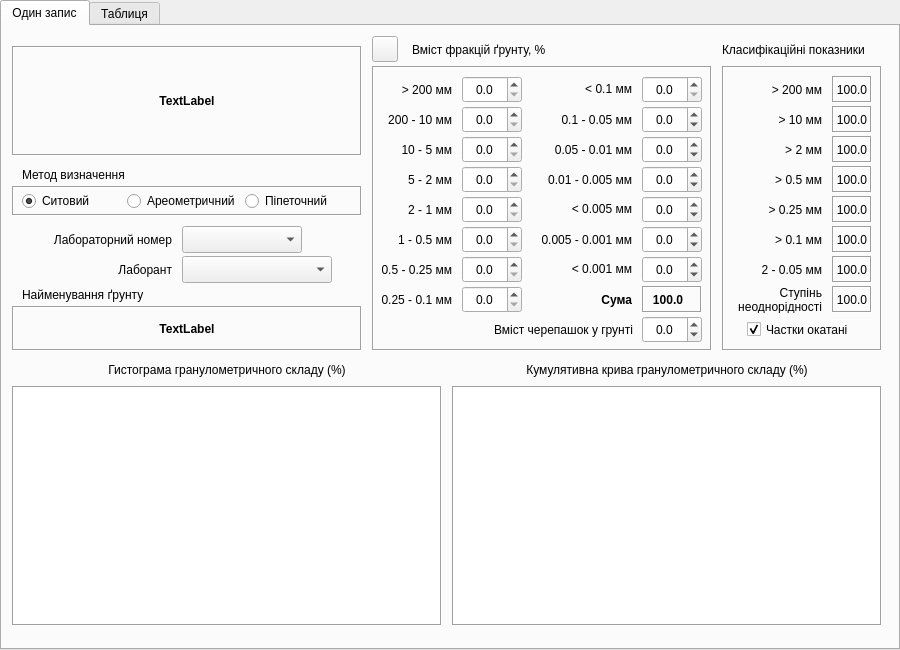
<?xml version="1.0" encoding="UTF-8"?>
<ui version="4.0">
 <class>Gran_win</class>
 <widget class="QTabWidget" name="Gran_win">
  <property name="geometry">
   <rect>
    <x>0</x>
    <y>0</y>
    <width>900</width>
    <height>650</height>
   </rect>
  </property>
  <property name="windowTitle">
   <string>Гранулометричний (зерновий) та мiкроагрегатний склад</string>
  </property>
  <property name="windowIcon">
   <iconset>
    <normaloff>../icons/16x16/applications-engineering.png</normaloff>../icons/16x16/applications-engineering.png</iconset>
  </property>
  <property name="locale">
   <locale language="Ukrainian" country="Ukraine"/>
  </property>
  <property name="currentIndex">
   <number>0</number>
  </property>
  <property name="tabsClosable">
   <bool>false</bool>
  </property>
  <property name="movable">
   <bool>false</bool>
  </property>
  <widget class="QWidget" name="tab">
   <attribute name="title">
    <string>Один запис</string>
   </attribute>
   <widget class="QLabel" name="label">
    <property name="geometry">
     <rect>
      <x>10</x>
      <y>20</y>
      <width>350</width>
      <height>110</height>
     </rect>
    </property>
    <property name="font">
     <font>
      <weight>75</weight>
      <bold>true</bold>
     </font>
    </property>
    <property name="frameShape">
     <enum>QFrame::Box</enum>
    </property>
    <property name="frameShadow">
     <enum>QFrame::Sunken</enum>
    </property>
    <property name="text">
     <string>TextLabel</string>
    </property>
    <property name="alignment">
     <set>Qt::AlignCenter</set>
    </property>
    <property name="wordWrap">
     <bool>true</bool>
    </property>
   </widget>
   <widget class="QFrame" name="frame">
    <property name="geometry">
     <rect>
      <x>10</x>
      <y>160</y>
      <width>350</width>
      <height>30</height>
     </rect>
    </property>
    <property name="frameShape">
     <enum>QFrame::Box</enum>
    </property>
    <property name="frameShadow">
     <enum>QFrame::Sunken</enum>
    </property>
    <widget class="QWidget" name="layoutWidget">
     <property name="geometry">
      <rect>
       <x>10</x>
       <y>3</y>
       <width>323</width>
       <height>24</height>
      </rect>
     </property>
     <layout class="QHBoxLayout" name="horizontalLayout">
      <property name="spacing">
       <number>5</number>
      </property>
      <item>
       <widget class="QRadioButton" name="radioButton">
        <property name="text">
         <string>Ситовий</string>
        </property>
        <property name="checkable">
         <bool>true</bool>
        </property>
        <property name="checked">
         <bool>true</bool>
        </property>
        <attribute name="buttonGroup">
         <string notr="true">buttonGroup</string>
        </attribute>
       </widget>
      </item>
      <item>
       <widget class="QRadioButton" name="radioButton_2">
        <property name="text">
         <string>Ареометричний</string>
        </property>
        <attribute name="buttonGroup">
         <string notr="true">buttonGroup</string>
        </attribute>
       </widget>
      </item>
      <item>
       <widget class="QRadioButton" name="radioButton_3">
        <property name="text">
         <string>Піпеточний</string>
        </property>
        <attribute name="buttonGroup">
         <string notr="true">buttonGroup</string>
        </attribute>
       </widget>
      </item>
     </layout>
    </widget>
   </widget>
   <widget class="QLabel" name="label_2">
    <property name="geometry">
     <rect>
      <x>20</x>
      <y>140</y>
      <width>140</width>
      <height>17</height>
     </rect>
    </property>
    <property name="text">
     <string>Метод визначення</string>
    </property>
   </widget>
   <widget class="QLabel" name="label_19">
    <property name="geometry">
     <rect>
      <x>410</x>
      <y>10</y>
      <width>150</width>
      <height>27</height>
     </rect>
    </property>
    <property name="text">
     <string>Вміст фракцій ґрунту, %</string>
    </property>
   </widget>
   <widget class="QLabel" name="label_20">
    <property name="geometry">
     <rect>
      <x>30</x>
      <y>200</y>
      <width>140</width>
      <height>27</height>
     </rect>
    </property>
    <property name="sizePolicy">
     <sizepolicy hsizetype="Preferred" vsizetype="Preferred">
      <horstretch>0</horstretch>
      <verstretch>0</verstretch>
     </sizepolicy>
    </property>
    <property name="text">
     <string>Лабораторний номер</string>
    </property>
    <property name="alignment">
     <set>Qt::AlignRight|Qt::AlignTrailing|Qt::AlignVCenter</set>
    </property>
   </widget>
   <widget class="QComboBox" name="comboBox">
    <property name="geometry">
     <rect>
      <x>180</x>
      <y>200</y>
      <width>120</width>
      <height>27</height>
     </rect>
    </property>
   </widget>
   <widget class="QFrame" name="frame_2">
    <property name="geometry">
     <rect>
      <x>370</x>
      <y>40</y>
      <width>340</width>
      <height>285</height>
     </rect>
    </property>
    <property name="frameShape">
     <enum>QFrame::Box</enum>
    </property>
    <property name="frameShadow">
     <enum>QFrame::Sunken</enum>
    </property>
    <widget class="QLabel" name="label_14">
     <property name="geometry">
      <rect>
       <x>160</x>
       <y>100</y>
       <width>100</width>
       <height>27</height>
      </rect>
     </property>
     <property name="text">
      <string>0.01 - 0.005 мм</string>
     </property>
     <property name="alignment">
      <set>Qt::AlignRight|Qt::AlignTrailing|Qt::AlignVCenter</set>
     </property>
    </widget>
    <widget class="QDoubleSpinBox" name="doubleSpinBox_7">
     <property name="geometry">
      <rect>
       <x>90</x>
       <y>190</y>
       <width>60</width>
       <height>27</height>
      </rect>
     </property>
     <property name="locale">
      <locale language="C" country="AnyCountry"/>
     </property>
     <property name="alignment">
      <set>Qt::AlignCenter</set>
     </property>
     <property name="decimals">
      <number>1</number>
     </property>
     <property name="minimum">
      <double>0.000000000000000</double>
     </property>
     <property name="singleStep">
      <double>0.100000000000000</double>
     </property>
    </widget>
    <widget class="QLabel" name="label_3">
     <property name="geometry">
      <rect>
       <x>0</x>
       <y>10</y>
       <width>80</width>
       <height>27</height>
      </rect>
     </property>
     <property name="text">
      <string>&gt; 200 мм</string>
     </property>
     <property name="alignment">
      <set>Qt::AlignRight|Qt::AlignTrailing|Qt::AlignVCenter</set>
     </property>
    </widget>
    <widget class="QDoubleSpinBox" name="doubleSpinBox_6">
     <property name="geometry">
      <rect>
       <x>90</x>
       <y>160</y>
       <width>60</width>
       <height>27</height>
      </rect>
     </property>
     <property name="locale">
      <locale language="C" country="AnyCountry"/>
     </property>
     <property name="alignment">
      <set>Qt::AlignCenter</set>
     </property>
     <property name="decimals">
      <number>1</number>
     </property>
     <property name="minimum">
      <double>0.000000000000000</double>
     </property>
     <property name="singleStep">
      <double>0.100000000000000</double>
     </property>
    </widget>
    <widget class="QDoubleSpinBox" name="doubleSpinBox_11">
     <property name="geometry">
      <rect>
       <x>270</x>
       <y>70</y>
       <width>60</width>
       <height>27</height>
      </rect>
     </property>
     <property name="locale">
      <locale language="C" country="AnyCountry"/>
     </property>
     <property name="alignment">
      <set>Qt::AlignCenter</set>
     </property>
     <property name="specialValueText">
      <string>-</string>
     </property>
     <property name="decimals">
      <number>1</number>
     </property>
     <property name="minimum">
      <double>-0.100000000000000</double>
     </property>
     <property name="singleStep">
      <double>0.100000000000000</double>
     </property>
    </widget>
    <widget class="QDoubleSpinBox" name="doubleSpinBox_14">
     <property name="geometry">
      <rect>
       <x>270</x>
       <y>160</y>
       <width>60</width>
       <height>27</height>
      </rect>
     </property>
     <property name="locale">
      <locale language="C" country="AnyCountry"/>
     </property>
     <property name="alignment">
      <set>Qt::AlignCenter</set>
     </property>
     <property name="specialValueText">
      <string>-</string>
     </property>
     <property name="decimals">
      <number>1</number>
     </property>
     <property name="minimum">
      <double>-0.100000000000000</double>
     </property>
     <property name="singleStep">
      <double>0.100000000000000</double>
     </property>
    </widget>
    <widget class="QLabel" name="label_7">
     <property name="geometry">
      <rect>
       <x>0</x>
       <y>130</y>
       <width>80</width>
       <height>27</height>
      </rect>
     </property>
     <property name="text">
      <string>2 - 1 мм</string>
     </property>
     <property name="alignment">
      <set>Qt::AlignRight|Qt::AlignTrailing|Qt::AlignVCenter</set>
     </property>
    </widget>
    <widget class="QLabel" name="label_15">
     <property name="geometry">
      <rect>
       <x>160</x>
       <y>130</y>
       <width>100</width>
       <height>27</height>
      </rect>
     </property>
     <property name="text">
      <string>&lt; 0.005 мм</string>
     </property>
     <property name="alignment">
      <set>Qt::AlignRight|Qt::AlignTrailing|Qt::AlignVCenter</set>
     </property>
    </widget>
    <widget class="QDoubleSpinBox" name="doubleSpinBox_2">
     <property name="geometry">
      <rect>
       <x>90</x>
       <y>40</y>
       <width>60</width>
       <height>27</height>
      </rect>
     </property>
     <property name="locale">
      <locale language="C" country="AnyCountry"/>
     </property>
     <property name="alignment">
      <set>Qt::AlignCenter</set>
     </property>
     <property name="decimals">
      <number>1</number>
     </property>
     <property name="minimum">
      <double>0.000000000000000</double>
     </property>
     <property name="singleStep">
      <double>0.100000000000000</double>
     </property>
     <property name="value">
      <double>0.000000000000000</double>
     </property>
    </widget>
    <widget class="QLabel" name="label_16">
     <property name="geometry">
      <rect>
       <x>160</x>
       <y>160</y>
       <width>100</width>
       <height>27</height>
      </rect>
     </property>
     <property name="text">
      <string>0.005 - 0.001 мм</string>
     </property>
     <property name="alignment">
      <set>Qt::AlignRight|Qt::AlignTrailing|Qt::AlignVCenter</set>
     </property>
    </widget>
    <widget class="QLabel" name="label_4">
     <property name="geometry">
      <rect>
       <x>0</x>
       <y>40</y>
       <width>80</width>
       <height>27</height>
      </rect>
     </property>
     <property name="text">
      <string>200 - 10 мм</string>
     </property>
     <property name="alignment">
      <set>Qt::AlignRight|Qt::AlignTrailing|Qt::AlignVCenter</set>
     </property>
    </widget>
    <widget class="QDoubleSpinBox" name="doubleSpinBox_5">
     <property name="geometry">
      <rect>
       <x>90</x>
       <y>130</y>
       <width>60</width>
       <height>27</height>
      </rect>
     </property>
     <property name="locale">
      <locale language="C" country="AnyCountry"/>
     </property>
     <property name="alignment">
      <set>Qt::AlignCenter</set>
     </property>
     <property name="decimals">
      <number>1</number>
     </property>
     <property name="minimum">
      <double>0.000000000000000</double>
     </property>
     <property name="singleStep">
      <double>0.100000000000000</double>
     </property>
     <property name="value">
      <double>0.000000000000000</double>
     </property>
    </widget>
    <widget class="QDoubleSpinBox" name="doubleSpinBox_13">
     <property name="geometry">
      <rect>
       <x>270</x>
       <y>130</y>
       <width>60</width>
       <height>27</height>
      </rect>
     </property>
     <property name="locale">
      <locale language="C" country="AnyCountry"/>
     </property>
     <property name="alignment">
      <set>Qt::AlignCenter</set>
     </property>
     <property name="specialValueText">
      <string>-</string>
     </property>
     <property name="decimals">
      <number>1</number>
     </property>
     <property name="minimum">
      <double>-0.100000000000000</double>
     </property>
     <property name="singleStep">
      <double>0.100000000000000</double>
     </property>
    </widget>
    <widget class="QLabel" name="label_9">
     <property name="geometry">
      <rect>
       <x>0</x>
       <y>190</y>
       <width>80</width>
       <height>27</height>
      </rect>
     </property>
     <property name="text">
      <string>0.5 - 0.25 мм</string>
     </property>
     <property name="alignment">
      <set>Qt::AlignRight|Qt::AlignTrailing|Qt::AlignVCenter</set>
     </property>
    </widget>
    <widget class="QLabel" name="label_10">
     <property name="geometry">
      <rect>
       <x>0</x>
       <y>220</y>
       <width>80</width>
       <height>27</height>
      </rect>
     </property>
     <property name="text">
      <string>0.25 - 0.1 мм</string>
     </property>
     <property name="alignment">
      <set>Qt::AlignRight|Qt::AlignTrailing|Qt::AlignVCenter</set>
     </property>
    </widget>
    <widget class="QDoubleSpinBox" name="doubleSpinBox_15">
     <property name="geometry">
      <rect>
       <x>270</x>
       <y>190</y>
       <width>60</width>
       <height>27</height>
      </rect>
     </property>
     <property name="locale">
      <locale language="C" country="AnyCountry"/>
     </property>
     <property name="alignment">
      <set>Qt::AlignCenter</set>
     </property>
     <property name="specialValueText">
      <string>-</string>
     </property>
     <property name="decimals">
      <number>1</number>
     </property>
     <property name="minimum">
      <double>-0.100000000000000</double>
     </property>
     <property name="singleStep">
      <double>0.100000000000000</double>
     </property>
    </widget>
    <widget class="QDoubleSpinBox" name="doubleSpinBox_9">
     <property name="geometry">
      <rect>
       <x>270</x>
       <y>10</y>
       <width>60</width>
       <height>27</height>
      </rect>
     </property>
     <property name="locale">
      <locale language="C" country="AnyCountry"/>
     </property>
     <property name="alignment">
      <set>Qt::AlignCenter</set>
     </property>
     <property name="decimals">
      <number>1</number>
     </property>
     <property name="minimum">
      <double>0.000000000000000</double>
     </property>
     <property name="singleStep">
      <double>0.100000000000000</double>
     </property>
    </widget>
    <widget class="QDoubleSpinBox" name="doubleSpinBox_4">
     <property name="geometry">
      <rect>
       <x>90</x>
       <y>100</y>
       <width>60</width>
       <height>27</height>
      </rect>
     </property>
     <property name="locale">
      <locale language="C" country="AnyCountry"/>
     </property>
     <property name="alignment">
      <set>Qt::AlignCenter</set>
     </property>
     <property name="decimals">
      <number>1</number>
     </property>
     <property name="minimum">
      <double>0.000000000000000</double>
     </property>
     <property name="singleStep">
      <double>0.100000000000000</double>
     </property>
    </widget>
    <widget class="QLabel" name="label_21">
     <property name="geometry">
      <rect>
       <x>160</x>
       <y>220</y>
       <width>100</width>
       <height>27</height>
      </rect>
     </property>
     <property name="font">
      <font>
       <weight>75</weight>
       <bold>true</bold>
      </font>
     </property>
     <property name="text">
      <string>Сума</string>
     </property>
     <property name="alignment">
      <set>Qt::AlignRight|Qt::AlignTrailing|Qt::AlignVCenter</set>
     </property>
    </widget>
    <widget class="QDoubleSpinBox" name="doubleSpinBox">
     <property name="geometry">
      <rect>
       <x>90</x>
       <y>10</y>
       <width>60</width>
       <height>27</height>
      </rect>
     </property>
     <property name="locale">
      <locale language="C" country="AnyCountry"/>
     </property>
     <property name="wrapping">
      <bool>false</bool>
     </property>
     <property name="alignment">
      <set>Qt::AlignCenter</set>
     </property>
     <property name="decimals">
      <number>1</number>
     </property>
     <property name="minimum">
      <double>0.000000000000000</double>
     </property>
     <property name="singleStep">
      <double>0.100000000000000</double>
     </property>
    </widget>
    <widget class="QLabel" name="label_13">
     <property name="geometry">
      <rect>
       <x>160</x>
       <y>70</y>
       <width>100</width>
       <height>27</height>
      </rect>
     </property>
     <property name="text">
      <string>0.05 - 0.01 мм</string>
     </property>
     <property name="alignment">
      <set>Qt::AlignRight|Qt::AlignTrailing|Qt::AlignVCenter</set>
     </property>
    </widget>
    <widget class="QLabel" name="label_17">
     <property name="geometry">
      <rect>
       <x>160</x>
       <y>190</y>
       <width>100</width>
       <height>27</height>
      </rect>
     </property>
     <property name="text">
      <string>&lt; 0.001 мм</string>
     </property>
     <property name="alignment">
      <set>Qt::AlignRight|Qt::AlignTrailing|Qt::AlignVCenter</set>
     </property>
    </widget>
    <widget class="QLabel" name="label_5">
     <property name="geometry">
      <rect>
       <x>0</x>
       <y>70</y>
       <width>80</width>
       <height>27</height>
      </rect>
     </property>
     <property name="text">
      <string>10 - 5 мм</string>
     </property>
     <property name="alignment">
      <set>Qt::AlignRight|Qt::AlignTrailing|Qt::AlignVCenter</set>
     </property>
    </widget>
    <widget class="QLabel" name="label_6">
     <property name="geometry">
      <rect>
       <x>0</x>
       <y>100</y>
       <width>80</width>
       <height>27</height>
      </rect>
     </property>
     <property name="text">
      <string>5 - 2 мм</string>
     </property>
     <property name="alignment">
      <set>Qt::AlignRight|Qt::AlignTrailing|Qt::AlignVCenter</set>
     </property>
    </widget>
    <widget class="QLabel" name="label_8">
     <property name="geometry">
      <rect>
       <x>0</x>
       <y>160</y>
       <width>80</width>
       <height>27</height>
      </rect>
     </property>
     <property name="text">
      <string>1 - 0.5 мм</string>
     </property>
     <property name="alignment">
      <set>Qt::AlignRight|Qt::AlignTrailing|Qt::AlignVCenter</set>
     </property>
    </widget>
    <widget class="QLabel" name="label_11">
     <property name="geometry">
      <rect>
       <x>180</x>
       <y>10</y>
       <width>80</width>
       <height>27</height>
      </rect>
     </property>
     <property name="text">
      <string>&lt; 0.1 мм</string>
     </property>
     <property name="alignment">
      <set>Qt::AlignRight|Qt::AlignTrailing|Qt::AlignVCenter</set>
     </property>
    </widget>
    <widget class="QDoubleSpinBox" name="doubleSpinBox_8">
     <property name="geometry">
      <rect>
       <x>90</x>
       <y>220</y>
       <width>60</width>
       <height>27</height>
      </rect>
     </property>
     <property name="locale">
      <locale language="C" country="AnyCountry"/>
     </property>
     <property name="alignment">
      <set>Qt::AlignCenter</set>
     </property>
     <property name="decimals">
      <number>1</number>
     </property>
     <property name="minimum">
      <double>0.000000000000000</double>
     </property>
     <property name="singleStep">
      <double>0.100000000000000</double>
     </property>
    </widget>
    <widget class="QLabel" name="label_22">
     <property name="geometry">
      <rect>
       <x>270</x>
       <y>220</y>
       <width>60</width>
       <height>27</height>
      </rect>
     </property>
     <property name="font">
      <font>
       <weight>75</weight>
       <bold>true</bold>
      </font>
     </property>
     <property name="frameShape">
      <enum>QFrame::Box</enum>
     </property>
     <property name="frameShadow">
      <enum>QFrame::Sunken</enum>
     </property>
     <property name="text">
      <string>100.0</string>
     </property>
     <property name="alignment">
      <set>Qt::AlignRight|Qt::AlignTrailing|Qt::AlignVCenter</set>
     </property>
     <property name="margin">
      <number>0</number>
     </property>
     <property name="indent">
      <number>17</number>
     </property>
    </widget>
    <widget class="QLabel" name="label_12">
     <property name="geometry">
      <rect>
       <x>160</x>
       <y>40</y>
       <width>100</width>
       <height>27</height>
      </rect>
     </property>
     <property name="text">
      <string>0.1 - 0.05 мм</string>
     </property>
     <property name="alignment">
      <set>Qt::AlignRight|Qt::AlignTrailing|Qt::AlignVCenter</set>
     </property>
    </widget>
    <widget class="QDoubleSpinBox" name="doubleSpinBox_3">
     <property name="geometry">
      <rect>
       <x>90</x>
       <y>70</y>
       <width>60</width>
       <height>27</height>
      </rect>
     </property>
     <property name="locale">
      <locale language="C" country="AnyCountry"/>
     </property>
     <property name="alignment">
      <set>Qt::AlignCenter</set>
     </property>
     <property name="decimals">
      <number>1</number>
     </property>
     <property name="minimum">
      <double>0.000000000000000</double>
     </property>
     <property name="singleStep">
      <double>0.100000000000000</double>
     </property>
    </widget>
    <widget class="QDoubleSpinBox" name="doubleSpinBox_10">
     <property name="geometry">
      <rect>
       <x>270</x>
       <y>40</y>
       <width>60</width>
       <height>27</height>
      </rect>
     </property>
     <property name="locale">
      <locale language="C" country="AnyCountry"/>
     </property>
     <property name="alignment">
      <set>Qt::AlignCenter</set>
     </property>
     <property name="specialValueText">
      <string>-</string>
     </property>
     <property name="decimals">
      <number>1</number>
     </property>
     <property name="minimum">
      <double>-0.100000000000000</double>
     </property>
     <property name="singleStep">
      <double>0.100000000000000</double>
     </property>
    </widget>
    <widget class="QDoubleSpinBox" name="doubleSpinBox_12">
     <property name="geometry">
      <rect>
       <x>270</x>
       <y>100</y>
       <width>60</width>
       <height>27</height>
      </rect>
     </property>
     <property name="locale">
      <locale language="C" country="AnyCountry"/>
     </property>
     <property name="alignment">
      <set>Qt::AlignCenter</set>
     </property>
     <property name="specialValueText">
      <string>-</string>
     </property>
     <property name="decimals">
      <number>1</number>
     </property>
     <property name="minimum">
      <double>-0.100000000000000</double>
     </property>
     <property name="singleStep">
      <double>0.100000000000000</double>
     </property>
    </widget>
    <widget class="QLabel" name="label_40">
     <property name="geometry">
      <rect>
       <x>70</x>
       <y>250</y>
       <width>191</width>
       <height>27</height>
      </rect>
     </property>
     <property name="text">
      <string>Вміст черепашок у грунті</string>
     </property>
     <property name="alignment">
      <set>Qt::AlignRight|Qt::AlignTrailing|Qt::AlignVCenter</set>
     </property>
    </widget>
    <widget class="QDoubleSpinBox" name="doubleSpinBox_16">
     <property name="geometry">
      <rect>
       <x>270</x>
       <y>250</y>
       <width>60</width>
       <height>27</height>
      </rect>
     </property>
     <property name="locale">
      <locale language="C" country="AnyCountry"/>
     </property>
     <property name="alignment">
      <set>Qt::AlignCenter</set>
     </property>
     <property name="specialValueText">
      <string>-</string>
     </property>
     <property name="decimals">
      <number>1</number>
     </property>
     <property name="minimum">
      <double>-0.100000000000000</double>
     </property>
     <property name="singleStep">
      <double>0.100000000000000</double>
     </property>
    </widget>
   </widget>
   <widget class="QFrame" name="frame_3">
    <property name="geometry">
     <rect>
      <x>720</x>
      <y>40</y>
      <width>160</width>
      <height>285</height>
     </rect>
    </property>
    <property name="frameShape">
     <enum>QFrame::Box</enum>
    </property>
    <property name="frameShadow">
     <enum>QFrame::Sunken</enum>
    </property>
    <widget class="QLabel" name="label_28">
     <property name="geometry">
      <rect>
       <x>0</x>
       <y>160</y>
       <width>100</width>
       <height>27</height>
      </rect>
     </property>
     <property name="text">
      <string>&gt; 0.1 мм</string>
     </property>
     <property name="alignment">
      <set>Qt::AlignRight|Qt::AlignTrailing|Qt::AlignVCenter</set>
     </property>
    </widget>
    <widget class="QLabel" name="label_31">
     <property name="geometry">
      <rect>
       <x>110</x>
       <y>70</y>
       <width>40</width>
       <height>27</height>
      </rect>
     </property>
     <property name="font">
      <font>
       <weight>50</weight>
       <bold>false</bold>
      </font>
     </property>
     <property name="frameShape">
      <enum>QFrame::Box</enum>
     </property>
     <property name="frameShadow">
      <enum>QFrame::Sunken</enum>
     </property>
     <property name="text">
      <string>100.0</string>
     </property>
     <property name="alignment">
      <set>Qt::AlignRight|Qt::AlignTrailing|Qt::AlignVCenter</set>
     </property>
     <property name="margin">
      <number>0</number>
     </property>
     <property name="indent">
      <number>-1</number>
     </property>
    </widget>
    <widget class="QLabel" name="label_26">
     <property name="geometry">
      <rect>
       <x>0</x>
       <y>100</y>
       <width>100</width>
       <height>27</height>
      </rect>
     </property>
     <property name="text">
      <string>&gt; 0.5 мм</string>
     </property>
     <property name="alignment">
      <set>Qt::AlignRight|Qt::AlignTrailing|Qt::AlignVCenter</set>
     </property>
    </widget>
    <widget class="QLabel" name="label_32">
     <property name="geometry">
      <rect>
       <x>110</x>
       <y>100</y>
       <width>40</width>
       <height>27</height>
      </rect>
     </property>
     <property name="font">
      <font>
       <weight>50</weight>
       <bold>false</bold>
      </font>
     </property>
     <property name="frameShape">
      <enum>QFrame::Box</enum>
     </property>
     <property name="frameShadow">
      <enum>QFrame::Sunken</enum>
     </property>
     <property name="text">
      <string>100.0</string>
     </property>
     <property name="alignment">
      <set>Qt::AlignRight|Qt::AlignTrailing|Qt::AlignVCenter</set>
     </property>
     <property name="margin">
      <number>0</number>
     </property>
     <property name="indent">
      <number>-1</number>
     </property>
    </widget>
    <widget class="QLabel" name="label_23">
     <property name="geometry">
      <rect>
       <x>0</x>
       <y>10</y>
       <width>100</width>
       <height>27</height>
      </rect>
     </property>
     <property name="text">
      <string>&gt; 200 мм</string>
     </property>
     <property name="alignment">
      <set>Qt::AlignRight|Qt::AlignTrailing|Qt::AlignVCenter</set>
     </property>
    </widget>
    <widget class="QLabel" name="label_29">
     <property name="geometry">
      <rect>
       <x>110</x>
       <y>10</y>
       <width>40</width>
       <height>27</height>
      </rect>
     </property>
     <property name="font">
      <font>
       <weight>50</weight>
       <bold>false</bold>
      </font>
     </property>
     <property name="frameShape">
      <enum>QFrame::Box</enum>
     </property>
     <property name="frameShadow">
      <enum>QFrame::Sunken</enum>
     </property>
     <property name="text">
      <string>100.0</string>
     </property>
     <property name="alignment">
      <set>Qt::AlignRight|Qt::AlignTrailing|Qt::AlignVCenter</set>
     </property>
     <property name="margin">
      <number>0</number>
     </property>
     <property name="indent">
      <number>-1</number>
     </property>
    </widget>
    <widget class="QLabel" name="label_30">
     <property name="geometry">
      <rect>
       <x>110</x>
       <y>40</y>
       <width>40</width>
       <height>27</height>
      </rect>
     </property>
     <property name="font">
      <font>
       <weight>50</weight>
       <bold>false</bold>
      </font>
     </property>
     <property name="frameShape">
      <enum>QFrame::Box</enum>
     </property>
     <property name="frameShadow">
      <enum>QFrame::Sunken</enum>
     </property>
     <property name="text">
      <string>100.0</string>
     </property>
     <property name="alignment">
      <set>Qt::AlignRight|Qt::AlignTrailing|Qt::AlignVCenter</set>
     </property>
     <property name="margin">
      <number>0</number>
     </property>
     <property name="indent">
      <number>-1</number>
     </property>
    </widget>
    <widget class="QLabel" name="label_34">
     <property name="geometry">
      <rect>
       <x>110</x>
       <y>160</y>
       <width>40</width>
       <height>27</height>
      </rect>
     </property>
     <property name="font">
      <font>
       <weight>50</weight>
       <bold>false</bold>
      </font>
     </property>
     <property name="frameShape">
      <enum>QFrame::Box</enum>
     </property>
     <property name="frameShadow">
      <enum>QFrame::Sunken</enum>
     </property>
     <property name="text">
      <string>100.0</string>
     </property>
     <property name="alignment">
      <set>Qt::AlignRight|Qt::AlignTrailing|Qt::AlignVCenter</set>
     </property>
     <property name="margin">
      <number>0</number>
     </property>
     <property name="indent">
      <number>-1</number>
     </property>
    </widget>
    <widget class="QLabel" name="label_24">
     <property name="geometry">
      <rect>
       <x>0</x>
       <y>40</y>
       <width>100</width>
       <height>27</height>
      </rect>
     </property>
     <property name="text">
      <string>&gt; 10 мм</string>
     </property>
     <property name="alignment">
      <set>Qt::AlignRight|Qt::AlignTrailing|Qt::AlignVCenter</set>
     </property>
    </widget>
    <widget class="QLabel" name="label_27">
     <property name="geometry">
      <rect>
       <x>0</x>
       <y>130</y>
       <width>100</width>
       <height>27</height>
      </rect>
     </property>
     <property name="text">
      <string>&gt; 0.25 мм</string>
     </property>
     <property name="alignment">
      <set>Qt::AlignRight|Qt::AlignTrailing|Qt::AlignVCenter</set>
     </property>
    </widget>
    <widget class="QLabel" name="label_33">
     <property name="geometry">
      <rect>
       <x>110</x>
       <y>130</y>
       <width>40</width>
       <height>27</height>
      </rect>
     </property>
     <property name="font">
      <font>
       <weight>50</weight>
       <bold>false</bold>
      </font>
     </property>
     <property name="frameShape">
      <enum>QFrame::Box</enum>
     </property>
     <property name="frameShadow">
      <enum>QFrame::Sunken</enum>
     </property>
     <property name="text">
      <string>100.0</string>
     </property>
     <property name="alignment">
      <set>Qt::AlignRight|Qt::AlignTrailing|Qt::AlignVCenter</set>
     </property>
     <property name="margin">
      <number>0</number>
     </property>
     <property name="indent">
      <number>-1</number>
     </property>
    </widget>
    <widget class="QLabel" name="label_25">
     <property name="geometry">
      <rect>
       <x>0</x>
       <y>70</y>
       <width>100</width>
       <height>27</height>
      </rect>
     </property>
     <property name="text">
      <string>&gt; 2 мм</string>
     </property>
     <property name="alignment">
      <set>Qt::AlignRight|Qt::AlignTrailing|Qt::AlignVCenter</set>
     </property>
    </widget>
    <widget class="QLabel" name="label_36">
     <property name="geometry">
      <rect>
       <x>0</x>
       <y>220</y>
       <width>100</width>
       <height>27</height>
      </rect>
     </property>
     <property name="text">
      <string>Ступiнь неоднорiдностi</string>
     </property>
     <property name="alignment">
      <set>Qt::AlignRight|Qt::AlignTrailing|Qt::AlignVCenter</set>
     </property>
     <property name="wordWrap">
      <bool>true</bool>
     </property>
    </widget>
    <widget class="QLabel" name="label_37">
     <property name="geometry">
      <rect>
       <x>110</x>
       <y>220</y>
       <width>40</width>
       <height>27</height>
      </rect>
     </property>
     <property name="font">
      <font>
       <weight>50</weight>
       <bold>false</bold>
      </font>
     </property>
     <property name="frameShape">
      <enum>QFrame::Box</enum>
     </property>
     <property name="frameShadow">
      <enum>QFrame::Sunken</enum>
     </property>
     <property name="text">
      <string>100.0</string>
     </property>
     <property name="alignment">
      <set>Qt::AlignRight|Qt::AlignTrailing|Qt::AlignVCenter</set>
     </property>
     <property name="margin">
      <number>0</number>
     </property>
     <property name="indent">
      <number>-1</number>
     </property>
    </widget>
    <widget class="QLabel" name="label_38">
     <property name="geometry">
      <rect>
       <x>110</x>
       <y>190</y>
       <width>40</width>
       <height>27</height>
      </rect>
     </property>
     <property name="font">
      <font>
       <weight>50</weight>
       <bold>false</bold>
      </font>
     </property>
     <property name="frameShape">
      <enum>QFrame::Box</enum>
     </property>
     <property name="frameShadow">
      <enum>QFrame::Sunken</enum>
     </property>
     <property name="text">
      <string>100.0</string>
     </property>
     <property name="alignment">
      <set>Qt::AlignRight|Qt::AlignTrailing|Qt::AlignVCenter</set>
     </property>
     <property name="margin">
      <number>0</number>
     </property>
     <property name="indent">
      <number>-1</number>
     </property>
    </widget>
    <widget class="QLabel" name="label_39">
     <property name="geometry">
      <rect>
       <x>0</x>
       <y>190</y>
       <width>100</width>
       <height>27</height>
      </rect>
     </property>
     <property name="text">
      <string>2 - 0.05 мм</string>
     </property>
     <property name="alignment">
      <set>Qt::AlignRight|Qt::AlignTrailing|Qt::AlignVCenter</set>
     </property>
    </widget>
    <widget class="QCheckBox" name="checkBox">
     <property name="geometry">
      <rect>
       <x>25</x>
       <y>250</y>
       <width>121</width>
       <height>27</height>
      </rect>
     </property>
     <property name="text">
      <string>Частки окатані</string>
     </property>
     <property name="checked">
      <bool>true</bool>
     </property>
    </widget>
   </widget>
   <widget class="QLabel" name="label_35">
    <property name="geometry">
     <rect>
      <x>720</x>
      <y>10</y>
      <width>160</width>
      <height>27</height>
     </rect>
    </property>
    <property name="text">
     <string>Класифікаційні показники</string>
    </property>
   </widget>
   <widget class="QLabel" name="label_18">
    <property name="geometry">
     <rect>
      <x>10</x>
      <y>280</y>
      <width>350</width>
      <height>45</height>
     </rect>
    </property>
    <property name="font">
     <font>
      <weight>75</weight>
      <bold>true</bold>
     </font>
    </property>
    <property name="frameShape">
     <enum>QFrame::Box</enum>
    </property>
    <property name="frameShadow">
     <enum>QFrame::Sunken</enum>
    </property>
    <property name="text">
     <string>TextLabel</string>
    </property>
    <property name="alignment">
     <set>Qt::AlignCenter</set>
    </property>
    <property name="wordWrap">
     <bool>true</bool>
    </property>
   </widget>
   <widget class="QGraphicsView" name="graphicsView">
    <property name="geometry">
     <rect>
      <x>10</x>
      <y>360</y>
      <width>430</width>
      <height>240</height>
     </rect>
    </property>
    <property name="frameShape">
     <enum>QFrame::Box</enum>
    </property>
   </widget>
   <widget class="QGraphicsView" name="graphicsView_2">
    <property name="geometry">
     <rect>
      <x>450</x>
      <y>360</y>
      <width>430</width>
      <height>240</height>
     </rect>
    </property>
    <property name="frameShape">
     <enum>QFrame::Box</enum>
    </property>
   </widget>
   <widget class="QLabel" name="label_41">
    <property name="geometry">
     <rect>
      <x>10</x>
      <y>330</y>
      <width>430</width>
      <height>27</height>
     </rect>
    </property>
    <property name="text">
     <string>Гистограма гранулометричного складу (%)</string>
    </property>
    <property name="alignment">
     <set>Qt::AlignCenter</set>
    </property>
   </widget>
   <widget class="QLabel" name="label_42">
    <property name="geometry">
     <rect>
      <x>450</x>
      <y>330</y>
      <width>430</width>
      <height>27</height>
     </rect>
    </property>
    <property name="text">
     <string>Кумулятивна крива гранулометричного складу (%)</string>
    </property>
    <property name="alignment">
     <set>Qt::AlignCenter</set>
    </property>
   </widget>
   <widget class="QLabel" name="label_43">
    <property name="geometry">
     <rect>
      <x>30</x>
      <y>230</y>
      <width>140</width>
      <height>27</height>
     </rect>
    </property>
    <property name="sizePolicy">
     <sizepolicy hsizetype="Preferred" vsizetype="Preferred">
      <horstretch>0</horstretch>
      <verstretch>0</verstretch>
     </sizepolicy>
    </property>
    <property name="text">
     <string>Лаборант</string>
    </property>
    <property name="alignment">
     <set>Qt::AlignRight|Qt::AlignTrailing|Qt::AlignVCenter</set>
    </property>
   </widget>
   <widget class="QComboBox" name="comboBox_2">
    <property name="geometry">
     <rect>
      <x>180</x>
      <y>230</y>
      <width>150</width>
      <height>27</height>
     </rect>
    </property>
   </widget>
   <widget class="QLabel" name="label_44">
    <property name="geometry">
     <rect>
      <x>20</x>
      <y>260</y>
      <width>140</width>
      <height>17</height>
     </rect>
    </property>
    <property name="text">
     <string>Найменування ґрунту</string>
    </property>
    <property name="alignment">
     <set>Qt::AlignLeading|Qt::AlignLeft|Qt::AlignVCenter</set>
    </property>
   </widget>
   <widget class="QToolButton" name="toolButton">
    <property name="geometry">
     <rect>
      <x>370</x>
      <y>10</y>
      <width>26</width>
      <height>26</height>
     </rect>
    </property>
    <property name="toolTip">
     <string>Розрахувати гранулометричний склад</string>
    </property>
    <property name="statusTip">
     <string>Розрахувати гранулометричний склад</string>
    </property>
    <property name="text">
     <string/>
    </property>
    <property name="icon">
     <iconset>
      <normaloff>../icons/16x16/accessories-calculator.png</normaloff>../icons/16x16/accessories-calculator.png</iconset>
    </property>
   </widget>
   <zorder>frame_2</zorder>
   <zorder>label</zorder>
   <zorder>frame</zorder>
   <zorder>label_2</zorder>
   <zorder>label_19</zorder>
   <zorder>label_20</zorder>
   <zorder>comboBox</zorder>
   <zorder>frame_3</zorder>
   <zorder>label_35</zorder>
   <zorder>label_18</zorder>
   <zorder>graphicsView</zorder>
   <zorder>graphicsView_2</zorder>
   <zorder>label_41</zorder>
   <zorder>label_42</zorder>
   <zorder>label_43</zorder>
   <zorder>comboBox_2</zorder>
   <zorder>label_44</zorder>
   <zorder>toolButton</zorder>
  </widget>
  <widget class="QWidget" name="tab">
   <attribute name="title">
    <string>Таблиця</string>
   </attribute>
   <layout class="QGridLayout" name="gridLayout">
    <item row="0" column="0">
     <widget class="QTableView" name="tableGran">
      <property name="frameShape">
       <enum>QFrame::StyledPanel</enum>
      </property>
      <property name="autoScroll">
       <bool>true</bool>
      </property>
     </widget>
    </item>
   </layout>
  </widget>
 </widget>
 <tabstops>
  <tabstop>radioButton</tabstop>
  <tabstop>radioButton_2</tabstop>
  <tabstop>radioButton_3</tabstop>
  <tabstop>comboBox</tabstop>
  <tabstop>comboBox_2</tabstop>
  <tabstop>doubleSpinBox</tabstop>
  <tabstop>doubleSpinBox_2</tabstop>
  <tabstop>doubleSpinBox_3</tabstop>
  <tabstop>doubleSpinBox_4</tabstop>
  <tabstop>doubleSpinBox_5</tabstop>
  <tabstop>doubleSpinBox_6</tabstop>
  <tabstop>doubleSpinBox_7</tabstop>
  <tabstop>doubleSpinBox_8</tabstop>
  <tabstop>doubleSpinBox_9</tabstop>
  <tabstop>doubleSpinBox_10</tabstop>
  <tabstop>doubleSpinBox_11</tabstop>
  <tabstop>doubleSpinBox_12</tabstop>
  <tabstop>doubleSpinBox_13</tabstop>
  <tabstop>doubleSpinBox_14</tabstop>
  <tabstop>doubleSpinBox_15</tabstop>
  <tabstop>doubleSpinBox_16</tabstop>
  <tabstop>checkBox</tabstop>
  <tabstop>graphicsView</tabstop>
  <tabstop>graphicsView_2</tabstop>
  <tabstop>tableGran</tabstop>
 </tabstops>
 <resources/>
 <connections/>
 <buttongroups>
  <buttongroup name="buttonGroup"/>
 </buttongroups>
</ui>
